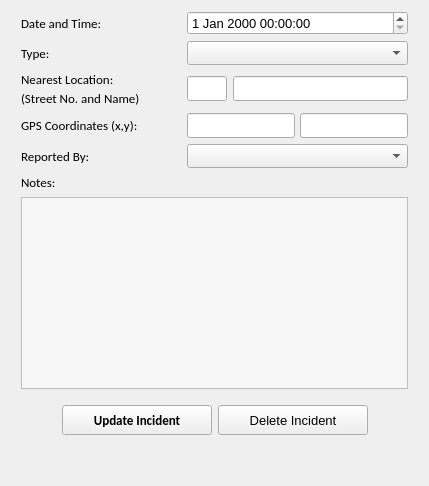
              <widget class="QWidget" name="tabUpdateIncident">
               <property name="enabled">
                <bool>true</bool>
               </property>
               <property name="font">
                <font>
                 <pointsize>10</pointsize>
                </font>
               </property>
               <attribute name="title">
                <string>Update Incident</string>
               </attribute>
               <layout class="QGridLayout" name="gridLayout_51">
                <item row="0" column="0">
                 <layout class="QGridLayout" name="gridLayout_35">
                  <property name="leftMargin">
                   <number>10</number>
                  </property>
                  <property name="rightMargin">
                   <number>10</number>
                  </property>
                  <item row="0" column="0" colspan="2">
                   <layout class="QGridLayout" name="gridLayout_36">
                    <item row="0" column="0">
                     <widget class="QLabel" name="labelName_24">
                      <property name="minimumSize">
                       <size>
                        <width>160</width>
                        <height>0</height>
                       </size>
                      </property>
                      <property name="font">
                       <font>
                        <family>Calibri</family>
                        <pointsize>10</pointsize>
                        <weight>50</weight>
                        <bold>false</bold>
                       </font>
                      </property>
                      <property name="text">
                       <string>Date and Time:</string>
                      </property>
                      <property name="alignment">
                       <set>Qt::AlignLeading|Qt::AlignLeft|Qt::AlignVCenter</set>
                      </property>
                     </widget>
                    </item>
                    <item row="0" column="1" colspan="2">
                     <widget class="QDateTimeEdit" name="dateUpdateIncidentDateTime">
                      <property name="minimumSize">
                       <size>
                        <width>0</width>
                        <height>24</height>
                       </size>
                      </property>
                      <property name="font">
                       <font>
                        <pointsize>10</pointsize>
                        <weight>50</weight>
                        <bold>false</bold>
                       </font>
                      </property>
                     </widget>
                    </item>
                    <item row="1" column="0">
                     <widget class="QLabel" name="labelName_25">
                      <property name="font">
                       <font>
                        <family>Calibri</family>
                        <pointsize>10</pointsize>
                        <weight>50</weight>
                        <bold>false</bold>
                       </font>
                      </property>
                      <property name="text">
                       <string>Type:</string>
                      </property>
                      <property name="alignment">
                       <set>Qt::AlignLeading|Qt::AlignLeft|Qt::AlignVCenter</set>
                      </property>
                     </widget>
                    </item>
                    <item row="1" column="1" colspan="2">
                     <widget class="QComboBox" name="comboUpdateIncidentType">
                      <property name="minimumSize">
                       <size>
                        <width>0</width>
                        <height>24</height>
                       </size>
                      </property>
                      <property name="font">
                       <font>
                        <pointsize>10</pointsize>
                        <weight>50</weight>
                        <bold>false</bold>
                       </font>
                      </property>
                     </widget>
                    </item>
                    <item row="2" column="0">
                     <layout class="QGridLayout" name="gridLayout_49">
                      <property name="horizontalSpacing">
                       <number>0</number>
                      </property>
                      <property name="verticalSpacing">
                       <number>2</number>
                      </property>
                      <item row="0" column="0">
                       <widget class="QLabel" name="labelName_26">
                        <property name="font">
                         <font>
                          <family>Calibri</family>
                          <pointsize>10</pointsize>
                          <weight>50</weight>
                          <bold>false</bold>
                         </font>
                        </property>
                        <property name="text">
                         <string>Nearest Location:</string>
                        </property>
                        <property name="alignment">
                         <set>Qt::AlignLeading|Qt::AlignLeft|Qt::AlignVCenter</set>
                        </property>
                       </widget>
                      </item>
                      <item row="1" column="0">
                       <widget class="QLabel" name="labelName_27">
                        <property name="minimumSize">
                         <size>
                          <width>160</width>
                          <height>0</height>
                         </size>
                        </property>
                        <property name="font">
                         <font>
                          <family>Calibri</family>
                          <pointsize>10</pointsize>
                          <weight>50</weight>
                          <bold>false</bold>
                         </font>
                        </property>
                        <property name="text">
                         <string>(Street No. and Name)</string>
                        </property>
                        <property name="alignment">
                         <set>Qt::AlignLeading|Qt::AlignLeft|Qt::AlignVCenter</set>
                        </property>
                       </widget>
                      </item>
                     </layout>
                    </item>
                    <item row="2" column="1">
                     <widget class="QLineEdit" name="editUpdateIncidentStreetNo">
                      <property name="minimumSize">
                       <size>
                        <width>40</width>
                        <height>24</height>
                       </size>
                      </property>
                      <property name="maximumSize">
                       <size>
                        <width>40</width>
                        <height>16777215</height>
                       </size>
                      </property>
                      <property name="font">
                       <font>
                        <family>Calibri</family>
                        <pointsize>10</pointsize>
                        <weight>50</weight>
                        <bold>false</bold>
                       </font>
                      </property>
                     </widget>
                    </item>
                    <item row="2" column="2">
                     <widget class="QLineEdit" name="editUpdateIncidentStreetName">
                      <property name="minimumSize">
                       <size>
                        <width>0</width>
                        <height>24</height>
                       </size>
                      </property>
                      <property name="font">
                       <font>
                        <family>Calibri</family>
                        <pointsize>10</pointsize>
                        <weight>50</weight>
                        <bold>false</bold>
                       </font>
                      </property>
                     </widget>
                    </item>
                    <item row="3" column="0">
                     <widget class="QLabel" name="labelName_28">
                      <property name="font">
                       <font>
                        <family>Calibri</family>
                        <pointsize>10</pointsize>
                        <weight>50</weight>
                        <bold>false</bold>
                       </font>
                      </property>
                      <property name="text">
                       <string>GPS Coordinates (x,y):</string>
                      </property>
                      <property name="alignment">
                       <set>Qt::AlignLeading|Qt::AlignLeft|Qt::AlignVCenter</set>
                      </property>
                     </widget>
                    </item>
                    <item row="3" column="1" colspan="2">
                     <layout class="QHBoxLayout" name="horizontalLayout_5">
                      <property name="spacing">
                       <number>5</number>
                      </property>
                      <item>
                       <widget class="QLineEdit" name="editUpdateIncidentGpsX">
                        <property name="minimumSize">
                         <size>
                          <width>0</width>
                          <height>24</height>
                         </size>
                        </property>
                        <property name="font">
                         <font>
                          <family>Calibri</family>
                          <pointsize>10</pointsize>
                          <weight>50</weight>
                          <bold>false</bold>
                         </font>
                        </property>
                       </widget>
                      </item>
                      <item>
                       <widget class="QLineEdit" name="editUpdateIncidentGpsY">
                        <property name="minimumSize">
                         <size>
                          <width>0</width>
                          <height>24</height>
                         </size>
                        </property>
                        <property name="font">
                         <font>
                          <family>Calibri</family>
                          <pointsize>10</pointsize>
                          <weight>50</weight>
                          <bold>false</bold>
                         </font>
                        </property>
                       </widget>
                      </item>
                     </layout>
                    </item>
                    <item row="4" column="0">
                     <widget class="QLabel" name="labelName_29">
                      <property name="font">
                       <font>
                        <family>Calibri</family>
                        <pointsize>10</pointsize>
                        <weight>50</weight>
                        <bold>false</bold>
                       </font>
                      </property>
                      <property name="text">
                       <string>Reported By:</string>
                      </property>
                      <property name="alignment">
                       <set>Qt::AlignLeading|Qt::AlignLeft|Qt::AlignVCenter</set>
                      </property>
                     </widget>
                    </item>
                    <item row="4" column="1" colspan="2">
                     <widget class="QComboBox" name="comboUpdateIncidentReportedBy">
                      <property name="minimumSize">
                       <size>
                        <width>0</width>
                        <height>24</height>
                       </size>
                      </property>
                      <property name="font">
                       <font>
                        <pointsize>10</pointsize>
                        <weight>50</weight>
                        <bold>false</bold>
                       </font>
                      </property>
                     </widget>
                    </item>
                   </layout>
                  </item>
                  <item row="1" column="0">
                   <widget class="QLabel" name="labelName_30">
                    <property name="minimumSize">
                     <size>
                      <width>162</width>
                      <height>0</height>
                     </size>
                    </property>
                    <property name="font">
                     <font>
                      <family>Calibri</family>
                      <pointsize>10</pointsize>
                      <weight>50</weight>
                      <bold>false</bold>
                     </font>
                    </property>
                    <property name="text">
                     <string>Notes:</string>
                    </property>
                    <property name="alignment">
                     <set>Qt::AlignLeading|Qt::AlignLeft|Qt::AlignVCenter</set>
                    </property>
                   </widget>
                  </item>
                  <item row="2" column="0" colspan="2">
                   <widget class="QTextEdit" name="textUpdateIncidentNotes">
                    <property name="font">
                     <font>
                      <pointsize>10</pointsize>
                     </font>
                    </property>
                    <property name="styleSheet">
                     <string notr="true">background-color: rgb(247, 247, 247);</string>
                    </property>
                   </widget>
                  </item>
                  <item row="3" column="1">
                   <spacer name="verticalSpacer_6">
                    <property name="orientation">
                     <enum>Qt::Vertical</enum>
                    </property>
                    <property name="sizeType">
                     <enum>QSizePolicy::Fixed</enum>
                    </property>
                    <property name="sizeHint" stdset="0">
                     <size>
                      <width>20</width>
                      <height>10</height>
                     </size>
                    </property>
                   </spacer>
                  </item>
                  <item row="4" column="0" colspan="2">
                   <layout class="QGridLayout" name="gridLayout_50">
                    <item row="0" column="0">
                     <spacer name="horizontalSpacer_20">
                      <property name="orientation">
                       <enum>Qt::Horizontal</enum>
                      </property>
                      <property name="sizeHint" stdset="0">
                       <size>
                        <width>40</width>
                        <height>20</height>
                       </size>
                      </property>
                     </spacer>
                    </item>
                    <item row="0" column="3">
                     <spacer name="horizontalSpacer_26">
                      <property name="orientation">
                       <enum>Qt::Horizontal</enum>
                      </property>
                      <property name="sizeHint" stdset="0">
                       <size>
                        <width>40</width>
                        <height>20</height>
                       </size>
                      </property>
                     </spacer>
                    </item>
                    <item row="0" column="1">
                     <widget class="QPushButton" name="buttonUpdateIncident">
                      <property name="minimumSize">
                       <size>
                        <width>150</width>
                        <height>30</height>
                       </size>
                      </property>
                      <property name="maximumSize">
                       <size>
                        <width>150</width>
                        <height>30</height>
                       </size>
                      </property>
                      <property name="baseSize">
                       <size>
                        <width>120</width>
                        <height>30</height>
                       </size>
                      </property>
                      <property name="font">
                       <font>
                        <family>Calibri</family>
                        <pointsize>10</pointsize>
                        <weight>75</weight>
                        <bold>true</bold>
                       </font>
                      </property>
                      <property name="cursor">
                       <cursorShape>PointingHandCursor</cursorShape>
                      </property>
                      <property name="text">
                       <string>Update Incident</string>
                      </property>
                     </widget>
                    </item>
                    <item row="0" column="2">
                     <widget class="QPushButton" name="buttonDeleteIncident">
                      <property name="minimumSize">
                       <size>
                        <width>150</width>
                        <height>30</height>
                       </size>
                      </property>
                      <property name="text">
                       <string>Delete Incident</string>
                      </property>
                     </widget>
                    </item>
                   </layout>
                  </item>
                  <item row="5" column="1">
                   <spacer name="verticalSpacer_16">
                    <property name="orientation">
                     <enum>Qt::Vertical</enum>
                    </property>
                    <property name="sizeHint" stdset="0">
                     <size>
                      <width>20</width>
                      <height>40</height>
                     </size>
                    </property>
                   </spacer>
                  </item>
                 </layout>
                </item>
               </layout>
              </widget>
